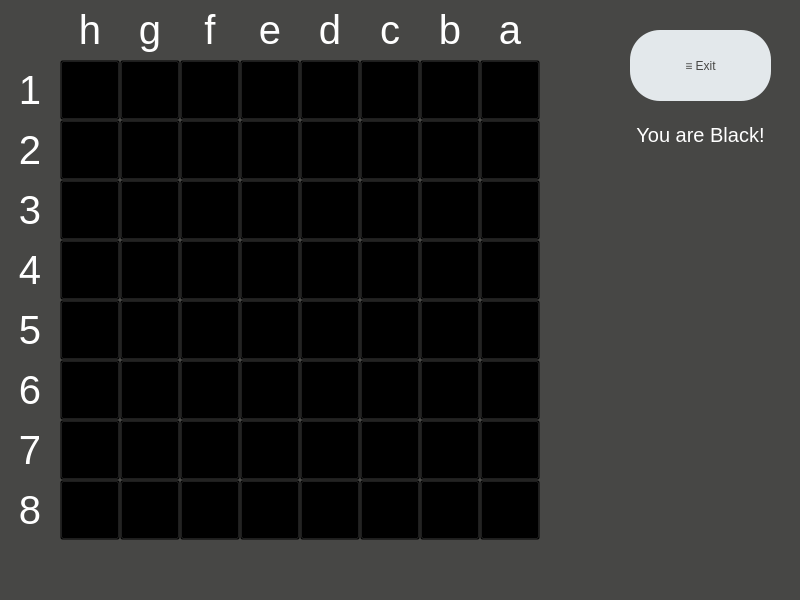
<?xml version="1.0" encoding="UTF-8"?>
<ui version="4.0">
 <class>MainWindow</class>
 <widget class="QMainWindow" name="MainWindow">
  <property name="geometry">
   <rect>
    <x>0</x>
    <y>0</y>
    <width>800</width>
    <height>600</height>
   </rect>
  </property>
  <property name="windowTitle">
   <string>MainWindow</string>
  </property>
  <property name="styleSheet">
   <string notr="true">background-color: rgb(71, 71, 69);</string>
  </property>
  <widget class="QWidget" name="centralwidget">
   <widget class="QPushButton" name="more_button">
    <property name="geometry">
     <rect>
      <x>630</x>
      <y>30</y>
      <width>141</width>
      <height>71</height>
     </rect>
    </property>
    <property name="styleSheet">
     <string notr="true">border-radius:30px;
font: 20pt &quot;MS Shell Dlg 2&quot;;
color: rgb(71, 71, 69);
background-color: rgb(227, 232, 235);</string>
    </property>
    <property name="text">
     <string>≡ Exit</string>
    </property>
   </widget>
   <widget class="QPushButton" name="a8">
    <property name="geometry">
     <rect>
      <x>480</x>
      <y>480</y>
      <width>60</width>
      <height>60</height>
     </rect>
    </property>
    <property name="styleSheet">
     <string notr="true">font: 35pt;
background-color: transparent</string>
    </property>
    <property name="text">
     <string/>
    </property>
   </widget>
   <widget class="QPushButton" name="b8">
    <property name="geometry">
     <rect>
      <x>420</x>
      <y>480</y>
      <width>60</width>
      <height>60</height>
     </rect>
    </property>
    <property name="styleSheet">
     <string notr="true">font: 35pt;
background-color: transparent</string>
    </property>
    <property name="text">
     <string/>
    </property>
   </widget>
   <widget class="QPushButton" name="d8">
    <property name="geometry">
     <rect>
      <x>300</x>
      <y>480</y>
      <width>60</width>
      <height>60</height>
     </rect>
    </property>
    <property name="styleSheet">
     <string notr="true">font: 35pt;
background-color: transparent</string>
    </property>
    <property name="text">
     <string/>
    </property>
   </widget>
   <widget class="QPushButton" name="c8">
    <property name="geometry">
     <rect>
      <x>360</x>
      <y>480</y>
      <width>60</width>
      <height>60</height>
     </rect>
    </property>
    <property name="styleSheet">
     <string notr="true">font: 35pt;
background-color: transparent</string>
    </property>
    <property name="text">
     <string/>
    </property>
   </widget>
   <widget class="QPushButton" name="f8">
    <property name="geometry">
     <rect>
      <x>180</x>
      <y>480</y>
      <width>60</width>
      <height>60</height>
     </rect>
    </property>
    <property name="styleSheet">
     <string notr="true">font: 35pt;
background-color: transparent</string>
    </property>
    <property name="text">
     <string/>
    </property>
   </widget>
   <widget class="QPushButton" name="e8">
    <property name="geometry">
     <rect>
      <x>240</x>
      <y>480</y>
      <width>60</width>
      <height>60</height>
     </rect>
    </property>
    <property name="styleSheet">
     <string notr="true">font: 35pt;
background-color: transparent</string>
    </property>
    <property name="text">
     <string/>
    </property>
   </widget>
   <widget class="QPushButton" name="h8">
    <property name="geometry">
     <rect>
      <x>60</x>
      <y>480</y>
      <width>60</width>
      <height>60</height>
     </rect>
    </property>
    <property name="styleSheet">
     <string notr="true">font: 35pt;
background-color: transparent</string>
    </property>
    <property name="text">
     <string/>
    </property>
   </widget>
   <widget class="QPushButton" name="g8">
    <property name="geometry">
     <rect>
      <x>120</x>
      <y>480</y>
      <width>60</width>
      <height>60</height>
     </rect>
    </property>
    <property name="styleSheet">
     <string notr="true">font: 35pt;
background-color: transparent</string>
    </property>
    <property name="text">
     <string/>
    </property>
   </widget>
   <widget class="QPushButton" name="f7">
    <property name="geometry">
     <rect>
      <x>180</x>
      <y>420</y>
      <width>60</width>
      <height>60</height>
     </rect>
    </property>
    <property name="styleSheet">
     <string notr="true">font: 35pt;
background-color: transparent</string>
    </property>
    <property name="text">
     <string/>
    </property>
   </widget>
   <widget class="QPushButton" name="b7">
    <property name="geometry">
     <rect>
      <x>420</x>
      <y>420</y>
      <width>60</width>
      <height>60</height>
     </rect>
    </property>
    <property name="styleSheet">
     <string notr="true">font: 35pt;
background-color: transparent</string>
    </property>
    <property name="text">
     <string/>
    </property>
   </widget>
   <widget class="QPushButton" name="a7">
    <property name="geometry">
     <rect>
      <x>480</x>
      <y>420</y>
      <width>60</width>
      <height>60</height>
     </rect>
    </property>
    <property name="styleSheet">
     <string notr="true">font: 35pt;
background-color: transparent</string>
    </property>
    <property name="text">
     <string/>
    </property>
   </widget>
   <widget class="QPushButton" name="d7">
    <property name="geometry">
     <rect>
      <x>300</x>
      <y>420</y>
      <width>60</width>
      <height>60</height>
     </rect>
    </property>
    <property name="styleSheet">
     <string notr="true">font: 35pt;
background-color: transparent</string>
    </property>
    <property name="text">
     <string/>
    </property>
   </widget>
   <widget class="QPushButton" name="g7">
    <property name="geometry">
     <rect>
      <x>120</x>
      <y>420</y>
      <width>60</width>
      <height>60</height>
     </rect>
    </property>
    <property name="styleSheet">
     <string notr="true">font: 35pt;
background-color: transparent</string>
    </property>
    <property name="text">
     <string/>
    </property>
   </widget>
   <widget class="QPushButton" name="e7">
    <property name="geometry">
     <rect>
      <x>240</x>
      <y>420</y>
      <width>60</width>
      <height>60</height>
     </rect>
    </property>
    <property name="styleSheet">
     <string notr="true">font: 35pt;
background-color: transparent</string>
    </property>
    <property name="text">
     <string/>
    </property>
   </widget>
   <widget class="QPushButton" name="h7">
    <property name="geometry">
     <rect>
      <x>60</x>
      <y>420</y>
      <width>60</width>
      <height>60</height>
     </rect>
    </property>
    <property name="styleSheet">
     <string notr="true">font: 35pt;
background-color: transparent</string>
    </property>
    <property name="text">
     <string/>
    </property>
   </widget>
   <widget class="QPushButton" name="c7">
    <property name="geometry">
     <rect>
      <x>360</x>
      <y>420</y>
      <width>60</width>
      <height>60</height>
     </rect>
    </property>
    <property name="styleSheet">
     <string notr="true">font: 35pt;
background-color: transparent</string>
    </property>
    <property name="text">
     <string/>
    </property>
   </widget>
   <widget class="QPushButton" name="d1">
    <property name="geometry">
     <rect>
      <x>300</x>
      <y>60</y>
      <width>60</width>
      <height>60</height>
     </rect>
    </property>
    <property name="styleSheet">
     <string notr="true">font: 35pt;
background-color: transparent</string>
    </property>
    <property name="text">
     <string/>
    </property>
   </widget>
   <widget class="QPushButton" name="e1">
    <property name="geometry">
     <rect>
      <x>240</x>
      <y>60</y>
      <width>60</width>
      <height>60</height>
     </rect>
    </property>
    <property name="styleSheet">
     <string notr="true">font: 35pt;
background-color: transparent</string>
    </property>
    <property name="text">
     <string/>
    </property>
   </widget>
   <widget class="QPushButton" name="c2">
    <property name="geometry">
     <rect>
      <x>360</x>
      <y>120</y>
      <width>60</width>
      <height>60</height>
     </rect>
    </property>
    <property name="styleSheet">
     <string notr="true">font: 35pt;
background-color: transparent</string>
    </property>
    <property name="text">
     <string/>
    </property>
   </widget>
   <widget class="QPushButton" name="b2">
    <property name="geometry">
     <rect>
      <x>420</x>
      <y>120</y>
      <width>60</width>
      <height>60</height>
     </rect>
    </property>
    <property name="styleSheet">
     <string notr="true">font: 35pt;
background-color: transparent</string>
    </property>
    <property name="text">
     <string/>
    </property>
   </widget>
   <widget class="QPushButton" name="f2">
    <property name="geometry">
     <rect>
      <x>180</x>
      <y>120</y>
      <width>60</width>
      <height>60</height>
     </rect>
    </property>
    <property name="styleSheet">
     <string notr="true">font: 35pt;
background-color: transparent</string>
    </property>
    <property name="text">
     <string/>
    </property>
   </widget>
   <widget class="QPushButton" name="d2">
    <property name="geometry">
     <rect>
      <x>300</x>
      <y>120</y>
      <width>60</width>
      <height>60</height>
     </rect>
    </property>
    <property name="styleSheet">
     <string notr="true">font: 35pt;
background-color: transparent</string>
    </property>
    <property name="text">
     <string/>
    </property>
   </widget>
   <widget class="QPushButton" name="g2">
    <property name="geometry">
     <rect>
      <x>120</x>
      <y>120</y>
      <width>60</width>
      <height>60</height>
     </rect>
    </property>
    <property name="styleSheet">
     <string notr="true">font: 35pt;
background-color: transparent</string>
    </property>
    <property name="text">
     <string/>
    </property>
   </widget>
   <widget class="QPushButton" name="a2">
    <property name="geometry">
     <rect>
      <x>480</x>
      <y>120</y>
      <width>60</width>
      <height>60</height>
     </rect>
    </property>
    <property name="styleSheet">
     <string notr="true">font: 35pt;
background-color: transparent</string>
    </property>
    <property name="text">
     <string/>
    </property>
   </widget>
   <widget class="QPushButton" name="e2">
    <property name="geometry">
     <rect>
      <x>240</x>
      <y>120</y>
      <width>60</width>
      <height>60</height>
     </rect>
    </property>
    <property name="styleSheet">
     <string notr="true">font: 35pt;
background-color: transparent</string>
    </property>
    <property name="text">
     <string/>
    </property>
   </widget>
   <widget class="QPushButton" name="b1">
    <property name="geometry">
     <rect>
      <x>420</x>
      <y>60</y>
      <width>60</width>
      <height>60</height>
     </rect>
    </property>
    <property name="styleSheet">
     <string notr="true">font: 35pt;
background-color: transparent</string>
    </property>
    <property name="text">
     <string/>
    </property>
   </widget>
   <widget class="QPushButton" name="c1">
    <property name="geometry">
     <rect>
      <x>360</x>
      <y>60</y>
      <width>60</width>
      <height>60</height>
     </rect>
    </property>
    <property name="styleSheet">
     <string notr="true">font: 35pt;
background-color: transparent</string>
    </property>
    <property name="text">
     <string/>
    </property>
   </widget>
   <widget class="QPushButton" name="g1">
    <property name="geometry">
     <rect>
      <x>120</x>
      <y>60</y>
      <width>60</width>
      <height>60</height>
     </rect>
    </property>
    <property name="styleSheet">
     <string notr="true">font: 35pt;
background-color: transparent</string>
    </property>
    <property name="text">
     <string/>
    </property>
   </widget>
   <widget class="QPushButton" name="f1">
    <property name="geometry">
     <rect>
      <x>180</x>
      <y>60</y>
      <width>60</width>
      <height>60</height>
     </rect>
    </property>
    <property name="styleSheet">
     <string notr="true">font: 35pt;
background-color: transparent</string>
    </property>
    <property name="text">
     <string/>
    </property>
   </widget>
   <widget class="QPushButton" name="h2">
    <property name="geometry">
     <rect>
      <x>60</x>
      <y>120</y>
      <width>60</width>
      <height>60</height>
     </rect>
    </property>
    <property name="styleSheet">
     <string notr="true">font: 35pt;
background-color: transparent</string>
    </property>
    <property name="text">
     <string/>
    </property>
   </widget>
   <widget class="QPushButton" name="a1">
    <property name="geometry">
     <rect>
      <x>480</x>
      <y>60</y>
      <width>60</width>
      <height>60</height>
     </rect>
    </property>
    <property name="styleSheet">
     <string notr="true">font: 35pt;
background-color: transparent</string>
    </property>
    <property name="text">
     <string/>
    </property>
   </widget>
   <widget class="QPushButton" name="h1">
    <property name="geometry">
     <rect>
      <x>60</x>
      <y>60</y>
      <width>60</width>
      <height>60</height>
     </rect>
    </property>
    <property name="styleSheet">
     <string notr="true">font: 35pt;
background-color: transparent</string>
    </property>
    <property name="text">
     <string/>
    </property>
   </widget>
   <widget class="QPushButton" name="b6">
    <property name="geometry">
     <rect>
      <x>420</x>
      <y>360</y>
      <width>60</width>
      <height>60</height>
     </rect>
    </property>
    <property name="styleSheet">
     <string notr="true">font: 35pt;
background-color: transparent</string>
    </property>
    <property name="text">
     <string/>
    </property>
   </widget>
   <widget class="QPushButton" name="f6">
    <property name="geometry">
     <rect>
      <x>180</x>
      <y>360</y>
      <width>60</width>
      <height>60</height>
     </rect>
    </property>
    <property name="styleSheet">
     <string notr="true">font: 35pt;
background-color: transparent</string>
    </property>
    <property name="text">
     <string/>
    </property>
   </widget>
   <widget class="QPushButton" name="d6">
    <property name="geometry">
     <rect>
      <x>300</x>
      <y>360</y>
      <width>60</width>
      <height>60</height>
     </rect>
    </property>
    <property name="styleSheet">
     <string notr="true">font: 35pt;
background-color: transparent</string>
    </property>
    <property name="text">
     <string/>
    </property>
   </widget>
   <widget class="QPushButton" name="h6">
    <property name="geometry">
     <rect>
      <x>60</x>
      <y>360</y>
      <width>60</width>
      <height>60</height>
     </rect>
    </property>
    <property name="styleSheet">
     <string notr="true">font: 35pt;
background-color: transparent</string>
    </property>
    <property name="text">
     <string/>
    </property>
   </widget>
   <widget class="QPushButton" name="a6">
    <property name="geometry">
     <rect>
      <x>480</x>
      <y>360</y>
      <width>60</width>
      <height>60</height>
     </rect>
    </property>
    <property name="styleSheet">
     <string notr="true">font: 35pt;
background-color: transparent</string>
    </property>
    <property name="text">
     <string/>
    </property>
   </widget>
   <widget class="QPushButton" name="c6">
    <property name="geometry">
     <rect>
      <x>360</x>
      <y>360</y>
      <width>60</width>
      <height>60</height>
     </rect>
    </property>
    <property name="styleSheet">
     <string notr="true">font: 35pt;
background-color: transparent</string>
    </property>
    <property name="text">
     <string/>
    </property>
   </widget>
   <widget class="QPushButton" name="e6">
    <property name="geometry">
     <rect>
      <x>240</x>
      <y>360</y>
      <width>60</width>
      <height>60</height>
     </rect>
    </property>
    <property name="styleSheet">
     <string notr="true">font: 35pt;
background-color: transparent</string>
    </property>
    <property name="text">
     <string/>
    </property>
   </widget>
   <widget class="QPushButton" name="g6">
    <property name="geometry">
     <rect>
      <x>120</x>
      <y>360</y>
      <width>60</width>
      <height>60</height>
     </rect>
    </property>
    <property name="styleSheet">
     <string notr="true">font: 35pt;
background-color: transparent</string>
    </property>
    <property name="text">
     <string/>
    </property>
   </widget>
   <widget class="QPushButton" name="b5">
    <property name="geometry">
     <rect>
      <x>420</x>
      <y>300</y>
      <width>60</width>
      <height>60</height>
     </rect>
    </property>
    <property name="styleSheet">
     <string notr="true">font: 35pt;
background-color: transparent</string>
    </property>
    <property name="text">
     <string/>
    </property>
   </widget>
   <widget class="QPushButton" name="f5">
    <property name="geometry">
     <rect>
      <x>180</x>
      <y>300</y>
      <width>60</width>
      <height>60</height>
     </rect>
    </property>
    <property name="styleSheet">
     <string notr="true">font: 35pt;
background-color: transparent</string>
    </property>
    <property name="text">
     <string/>
    </property>
   </widget>
   <widget class="QPushButton" name="e5">
    <property name="geometry">
     <rect>
      <x>240</x>
      <y>300</y>
      <width>60</width>
      <height>60</height>
     </rect>
    </property>
    <property name="styleSheet">
     <string notr="true">font: 35pt;
background-color: transparent</string>
    </property>
    <property name="text">
     <string/>
    </property>
   </widget>
   <widget class="QPushButton" name="d5">
    <property name="geometry">
     <rect>
      <x>300</x>
      <y>300</y>
      <width>60</width>
      <height>60</height>
     </rect>
    </property>
    <property name="styleSheet">
     <string notr="true">font: 35pt;
background-color: transparent</string>
    </property>
    <property name="text">
     <string/>
    </property>
   </widget>
   <widget class="QPushButton" name="g5">
    <property name="geometry">
     <rect>
      <x>120</x>
      <y>300</y>
      <width>60</width>
      <height>60</height>
     </rect>
    </property>
    <property name="styleSheet">
     <string notr="true">font: 35pt;
background-color: transparent</string>
    </property>
    <property name="text">
     <string/>
    </property>
   </widget>
   <widget class="QPushButton" name="h5">
    <property name="geometry">
     <rect>
      <x>60</x>
      <y>300</y>
      <width>60</width>
      <height>60</height>
     </rect>
    </property>
    <property name="styleSheet">
     <string notr="true">font: 35pt;
background-color: transparent</string>
    </property>
    <property name="text">
     <string/>
    </property>
   </widget>
   <widget class="QPushButton" name="a5">
    <property name="geometry">
     <rect>
      <x>480</x>
      <y>300</y>
      <width>60</width>
      <height>60</height>
     </rect>
    </property>
    <property name="styleSheet">
     <string notr="true">font: 35pt;
background-color: transparent</string>
    </property>
    <property name="text">
     <string/>
    </property>
   </widget>
   <widget class="QPushButton" name="c5">
    <property name="geometry">
     <rect>
      <x>360</x>
      <y>300</y>
      <width>60</width>
      <height>60</height>
     </rect>
    </property>
    <property name="styleSheet">
     <string notr="true">font: 35pt;
background-color: transparent</string>
    </property>
    <property name="text">
     <string/>
    </property>
   </widget>
   <widget class="QPushButton" name="b4">
    <property name="geometry">
     <rect>
      <x>420</x>
      <y>240</y>
      <width>60</width>
      <height>60</height>
     </rect>
    </property>
    <property name="styleSheet">
     <string notr="true">font: 35pt;
background-color: transparent</string>
    </property>
    <property name="text">
     <string/>
    </property>
   </widget>
   <widget class="QPushButton" name="f4">
    <property name="geometry">
     <rect>
      <x>180</x>
      <y>240</y>
      <width>60</width>
      <height>60</height>
     </rect>
    </property>
    <property name="styleSheet">
     <string notr="true">font: 35pt;
background-color: transparent</string>
    </property>
    <property name="text">
     <string/>
    </property>
   </widget>
   <widget class="QPushButton" name="f3">
    <property name="geometry">
     <rect>
      <x>180</x>
      <y>180</y>
      <width>60</width>
      <height>60</height>
     </rect>
    </property>
    <property name="styleSheet">
     <string notr="true">font: 35pt;
background-color: transparent</string>
    </property>
    <property name="text">
     <string/>
    </property>
   </widget>
   <widget class="QPushButton" name="c3">
    <property name="geometry">
     <rect>
      <x>360</x>
      <y>180</y>
      <width>60</width>
      <height>60</height>
     </rect>
    </property>
    <property name="styleSheet">
     <string notr="true">font: 35pt;
background-color: transparent</string>
    </property>
    <property name="text">
     <string/>
    </property>
   </widget>
   <widget class="QPushButton" name="e3">
    <property name="geometry">
     <rect>
      <x>240</x>
      <y>180</y>
      <width>60</width>
      <height>60</height>
     </rect>
    </property>
    <property name="styleSheet">
     <string notr="true">font: 35pt;
background-color: transparent</string>
    </property>
    <property name="text">
     <string/>
    </property>
   </widget>
   <widget class="QPushButton" name="d3">
    <property name="geometry">
     <rect>
      <x>300</x>
      <y>180</y>
      <width>60</width>
      <height>60</height>
     </rect>
    </property>
    <property name="styleSheet">
     <string notr="true">font: 35pt;
background-color: transparent</string>
    </property>
    <property name="text">
     <string/>
    </property>
   </widget>
   <widget class="QPushButton" name="e4">
    <property name="geometry">
     <rect>
      <x>240</x>
      <y>240</y>
      <width>60</width>
      <height>60</height>
     </rect>
    </property>
    <property name="styleSheet">
     <string notr="true">font: 35pt;
background-color: transparent</string>
    </property>
    <property name="text">
     <string/>
    </property>
   </widget>
   <widget class="QPushButton" name="d4">
    <property name="geometry">
     <rect>
      <x>300</x>
      <y>240</y>
      <width>60</width>
      <height>60</height>
     </rect>
    </property>
    <property name="styleSheet">
     <string notr="true">font: 35pt;
background-color: transparent</string>
    </property>
    <property name="text">
     <string/>
    </property>
   </widget>
   <widget class="QPushButton" name="g4">
    <property name="geometry">
     <rect>
      <x>120</x>
      <y>240</y>
      <width>60</width>
      <height>60</height>
     </rect>
    </property>
    <property name="styleSheet">
     <string notr="true">font: 35pt;
background-color: transparent</string>
    </property>
    <property name="text">
     <string/>
    </property>
   </widget>
   <widget class="QPushButton" name="g3">
    <property name="geometry">
     <rect>
      <x>120</x>
      <y>180</y>
      <width>60</width>
      <height>60</height>
     </rect>
    </property>
    <property name="styleSheet">
     <string notr="true">font: 35pt;
background-color: transparent</string>
    </property>
    <property name="text">
     <string/>
    </property>
   </widget>
   <widget class="QPushButton" name="h4">
    <property name="geometry">
     <rect>
      <x>60</x>
      <y>240</y>
      <width>60</width>
      <height>60</height>
     </rect>
    </property>
    <property name="styleSheet">
     <string notr="true">font: 35pt;
background-color: transparent</string>
    </property>
    <property name="text">
     <string/>
    </property>
   </widget>
   <widget class="QPushButton" name="a4">
    <property name="geometry">
     <rect>
      <x>480</x>
      <y>240</y>
      <width>60</width>
      <height>60</height>
     </rect>
    </property>
    <property name="styleSheet">
     <string notr="true">font: 35pt;
background-color: transparent</string>
    </property>
    <property name="text">
     <string/>
    </property>
   </widget>
   <widget class="QPushButton" name="b3">
    <property name="geometry">
     <rect>
      <x>420</x>
      <y>180</y>
      <width>60</width>
      <height>60</height>
     </rect>
    </property>
    <property name="styleSheet">
     <string notr="true">font: 35pt;
background-color: transparent</string>
    </property>
    <property name="text">
     <string/>
    </property>
   </widget>
   <widget class="QPushButton" name="h3">
    <property name="geometry">
     <rect>
      <x>60</x>
      <y>180</y>
      <width>60</width>
      <height>60</height>
     </rect>
    </property>
    <property name="styleSheet">
     <string notr="true">font: 35pt;
background-color: transparent</string>
    </property>
    <property name="text">
     <string/>
    </property>
   </widget>
   <widget class="QPushButton" name="c4">
    <property name="geometry">
     <rect>
      <x>360</x>
      <y>240</y>
      <width>60</width>
      <height>60</height>
     </rect>
    </property>
    <property name="styleSheet">
     <string notr="true">font: 35pt;
background-color: transparent</string>
    </property>
    <property name="text">
     <string/>
    </property>
   </widget>
   <widget class="QPushButton" name="a3">
    <property name="geometry">
     <rect>
      <x>480</x>
      <y>180</y>
      <width>60</width>
      <height>60</height>
     </rect>
    </property>
    <property name="styleSheet">
     <string notr="true">font: 35pt;
background-color: transparent</string>
    </property>
    <property name="text">
     <string/>
    </property>
   </widget>
   <widget class="QLabel" name="background">
    <property name="geometry">
     <rect>
      <x>0</x>
      <y>0</y>
      <width>600</width>
      <height>600</height>
     </rect>
    </property>
    <property name="styleSheet">
     <string notr="true"/>
    </property>
    <property name="text">
     <string/>
    </property>
    <property name="pixmap">
     <pixmap>:/Prefix/daskjdhaskj.png</pixmap>
    </property>
    <property name="scaledContents">
     <bool>true</bool>
    </property>
   </widget>
   <widget class="QLabel" name="label">
    <property name="geometry">
     <rect>
      <x>60</x>
      <y>0</y>
      <width>60</width>
      <height>60</height>
     </rect>
    </property>
    <property name="styleSheet">
     <string notr="true">font: 30pt;
color: rgb(255, 255, 255);
background-color: transparent</string>
    </property>
    <property name="text">
     <string>&lt;html&gt;&lt;head/&gt;&lt;body&gt;&lt;p align=&quot;center&quot;&gt;h&lt;/p&gt;&lt;/body&gt;&lt;/html&gt;</string>
    </property>
   </widget>
   <widget class="QLabel" name="label_2">
    <property name="geometry">
     <rect>
      <x>120</x>
      <y>0</y>
      <width>60</width>
      <height>60</height>
     </rect>
    </property>
    <property name="styleSheet">
     <string notr="true">font: 30pt;
color: rgb(255, 255, 255);
background-color: transparent</string>
    </property>
    <property name="text">
     <string>&lt;html&gt;&lt;head/&gt;&lt;body&gt;&lt;p align=&quot;center&quot;&gt;g&lt;/p&gt;&lt;/body&gt;&lt;/html&gt;</string>
    </property>
   </widget>
   <widget class="QLabel" name="label_3">
    <property name="geometry">
     <rect>
      <x>180</x>
      <y>0</y>
      <width>60</width>
      <height>60</height>
     </rect>
    </property>
    <property name="styleSheet">
     <string notr="true">font: 30pt;
color: rgb(255, 255, 255);
background-color: transparent</string>
    </property>
    <property name="text">
     <string>&lt;html&gt;&lt;head/&gt;&lt;body&gt;&lt;p align=&quot;center&quot;&gt;f&lt;/p&gt;&lt;/body&gt;&lt;/html&gt;</string>
    </property>
   </widget>
   <widget class="QLabel" name="label_4">
    <property name="geometry">
     <rect>
      <x>240</x>
      <y>0</y>
      <width>60</width>
      <height>60</height>
     </rect>
    </property>
    <property name="styleSheet">
     <string notr="true">font: 30pt;
color: rgb(255, 255, 255);
background-color: transparent</string>
    </property>
    <property name="text">
     <string>&lt;html&gt;&lt;head/&gt;&lt;body&gt;&lt;p align=&quot;center&quot;&gt;e&lt;/p&gt;&lt;/body&gt;&lt;/html&gt;</string>
    </property>
   </widget>
   <widget class="QLabel" name="label_5">
    <property name="geometry">
     <rect>
      <x>300</x>
      <y>0</y>
      <width>60</width>
      <height>60</height>
     </rect>
    </property>
    <property name="styleSheet">
     <string notr="true">font: 30pt;
color: rgb(255, 255, 255);
background-color: transparent</string>
    </property>
    <property name="text">
     <string>&lt;html&gt;&lt;head/&gt;&lt;body&gt;&lt;p align=&quot;center&quot;&gt;d&lt;/p&gt;&lt;/body&gt;&lt;/html&gt;</string>
    </property>
   </widget>
   <widget class="QLabel" name="label_6">
    <property name="geometry">
     <rect>
      <x>360</x>
      <y>0</y>
      <width>60</width>
      <height>60</height>
     </rect>
    </property>
    <property name="styleSheet">
     <string notr="true">font: 30pt;
color: rgb(255, 255, 255);
background-color: transparent</string>
    </property>
    <property name="text">
     <string>&lt;html&gt;&lt;head/&gt;&lt;body&gt;&lt;p align=&quot;center&quot;&gt;c&lt;/p&gt;&lt;/body&gt;&lt;/html&gt;</string>
    </property>
   </widget>
   <widget class="QLabel" name="label_7">
    <property name="geometry">
     <rect>
      <x>420</x>
      <y>0</y>
      <width>60</width>
      <height>60</height>
     </rect>
    </property>
    <property name="styleSheet">
     <string notr="true">font: 30pt;
color: rgb(255, 255, 255);
background-color: transparent</string>
    </property>
    <property name="text">
     <string>&lt;html&gt;&lt;head/&gt;&lt;body&gt;&lt;p align=&quot;center&quot;&gt;b&lt;/p&gt;&lt;/body&gt;&lt;/html&gt;</string>
    </property>
   </widget>
   <widget class="QLabel" name="label_8">
    <property name="geometry">
     <rect>
      <x>480</x>
      <y>0</y>
      <width>60</width>
      <height>60</height>
     </rect>
    </property>
    <property name="styleSheet">
     <string notr="true">font: 30pt;
color: rgb(255, 255, 255);
background-color: transparent</string>
    </property>
    <property name="text">
     <string>&lt;html&gt;&lt;head/&gt;&lt;body&gt;&lt;p align=&quot;center&quot;&gt;a&lt;/p&gt;&lt;/body&gt;&lt;/html&gt;</string>
    </property>
   </widget>
   <widget class="QLabel" name="label_10">
    <property name="geometry">
     <rect>
      <x>0</x>
      <y>120</y>
      <width>60</width>
      <height>60</height>
     </rect>
    </property>
    <property name="styleSheet">
     <string notr="true">font: 30pt;
color: rgb(255, 255, 255);
background-color: transparent</string>
    </property>
    <property name="text">
     <string>&lt;html&gt;&lt;head/&gt;&lt;body&gt;&lt;p align=&quot;center&quot;&gt;2&lt;/p&gt;&lt;/body&gt;&lt;/html&gt;</string>
    </property>
   </widget>
   <widget class="QLabel" name="label_11">
    <property name="geometry">
     <rect>
      <x>0</x>
      <y>180</y>
      <width>60</width>
      <height>60</height>
     </rect>
    </property>
    <property name="styleSheet">
     <string notr="true">font: 30pt;
color: rgb(255, 255, 255);
background-color: transparent</string>
    </property>
    <property name="text">
     <string>&lt;html&gt;&lt;head/&gt;&lt;body&gt;&lt;p align=&quot;center&quot;&gt;3&lt;/p&gt;&lt;/body&gt;&lt;/html&gt;</string>
    </property>
   </widget>
   <widget class="QLabel" name="label_12">
    <property name="geometry">
     <rect>
      <x>0</x>
      <y>240</y>
      <width>60</width>
      <height>60</height>
     </rect>
    </property>
    <property name="styleSheet">
     <string notr="true">font: 30pt;
color: rgb(255, 255, 255);
background-color: transparent</string>
    </property>
    <property name="text">
     <string>&lt;html&gt;&lt;head/&gt;&lt;body&gt;&lt;p align=&quot;center&quot;&gt;4&lt;/p&gt;&lt;/body&gt;&lt;/html&gt;</string>
    </property>
   </widget>
   <widget class="QLabel" name="label_13">
    <property name="geometry">
     <rect>
      <x>0</x>
      <y>300</y>
      <width>60</width>
      <height>60</height>
     </rect>
    </property>
    <property name="styleSheet">
     <string notr="true">font: 30pt;
color: rgb(255, 255, 255);
background-color: transparent</string>
    </property>
    <property name="text">
     <string>&lt;html&gt;&lt;head/&gt;&lt;body&gt;&lt;p align=&quot;center&quot;&gt;5&lt;/p&gt;&lt;/body&gt;&lt;/html&gt;</string>
    </property>
   </widget>
   <widget class="QLabel" name="label_14">
    <property name="geometry">
     <rect>
      <x>0</x>
      <y>360</y>
      <width>60</width>
      <height>60</height>
     </rect>
    </property>
    <property name="styleSheet">
     <string notr="true">font: 30pt;
color: rgb(255, 255, 255);
background-color: transparent</string>
    </property>
    <property name="text">
     <string>&lt;html&gt;&lt;head/&gt;&lt;body&gt;&lt;p align=&quot;center&quot;&gt;6&lt;/p&gt;&lt;/body&gt;&lt;/html&gt;</string>
    </property>
   </widget>
   <widget class="QLabel" name="label_15">
    <property name="geometry">
     <rect>
      <x>0</x>
      <y>420</y>
      <width>60</width>
      <height>60</height>
     </rect>
    </property>
    <property name="styleSheet">
     <string notr="true">font: 30pt;
color: rgb(255, 255, 255);
background-color: transparent</string>
    </property>
    <property name="text">
     <string>&lt;html&gt;&lt;head/&gt;&lt;body&gt;&lt;p align=&quot;center&quot;&gt;7&lt;/p&gt;&lt;/body&gt;&lt;/html&gt;</string>
    </property>
   </widget>
   <widget class="QLabel" name="label_16">
    <property name="geometry">
     <rect>
      <x>0</x>
      <y>480</y>
      <width>60</width>
      <height>60</height>
     </rect>
    </property>
    <property name="styleSheet">
     <string notr="true">font: 30pt;
color: rgb(255, 255, 255);
background-color: transparent</string>
    </property>
    <property name="text">
     <string>&lt;html&gt;&lt;head/&gt;&lt;body&gt;&lt;p align=&quot;center&quot;&gt;8&lt;/p&gt;&lt;/body&gt;&lt;/html&gt;</string>
    </property>
   </widget>
   <widget class="QLabel" name="label_9">
    <property name="geometry">
     <rect>
      <x>0</x>
      <y>60</y>
      <width>60</width>
      <height>60</height>
     </rect>
    </property>
    <property name="styleSheet">
     <string notr="true">font: 30pt;
color: rgb(255, 255, 255);
background-color: transparent</string>
    </property>
    <property name="text">
     <string>&lt;html&gt;&lt;head/&gt;&lt;body&gt;&lt;p align=&quot;center&quot;&gt;1&lt;/p&gt;&lt;/body&gt;&lt;/html&gt;</string>
    </property>
   </widget>
   <widget class="QLabel" name="label_17">
    <property name="geometry">
     <rect>
      <x>630</x>
      <y>120</y>
      <width>141</width>
      <height>31</height>
     </rect>
    </property>
    <property name="styleSheet">
     <string notr="true">font: 15pt;
color: rgb(255, 255, 255);
background-color: transparent</string>
    </property>
    <property name="text">
     <string>&lt;html&gt;&lt;head/&gt;&lt;body&gt;&lt;p align=&quot;center&quot;&gt;You are Black!&lt;/p&gt;&lt;/body&gt;&lt;/html&gt;</string>
    </property>
   </widget>
   <zorder>background</zorder>
   <zorder>more_button</zorder>
   <zorder>a8</zorder>
   <zorder>b8</zorder>
   <zorder>d8</zorder>
   <zorder>c8</zorder>
   <zorder>f8</zorder>
   <zorder>e8</zorder>
   <zorder>h8</zorder>
   <zorder>g8</zorder>
   <zorder>f7</zorder>
   <zorder>b7</zorder>
   <zorder>a7</zorder>
   <zorder>d7</zorder>
   <zorder>g7</zorder>
   <zorder>e7</zorder>
   <zorder>h7</zorder>
   <zorder>c7</zorder>
   <zorder>d1</zorder>
   <zorder>e1</zorder>
   <zorder>c2</zorder>
   <zorder>b2</zorder>
   <zorder>f2</zorder>
   <zorder>d2</zorder>
   <zorder>g2</zorder>
   <zorder>a2</zorder>
   <zorder>e2</zorder>
   <zorder>b1</zorder>
   <zorder>c1</zorder>
   <zorder>g1</zorder>
   <zorder>f1</zorder>
   <zorder>h2</zorder>
   <zorder>a1</zorder>
   <zorder>h1</zorder>
   <zorder>b6</zorder>
   <zorder>f6</zorder>
   <zorder>d6</zorder>
   <zorder>h6</zorder>
   <zorder>a6</zorder>
   <zorder>c6</zorder>
   <zorder>e6</zorder>
   <zorder>g6</zorder>
   <zorder>b5</zorder>
   <zorder>f5</zorder>
   <zorder>e5</zorder>
   <zorder>d5</zorder>
   <zorder>g5</zorder>
   <zorder>h5</zorder>
   <zorder>a5</zorder>
   <zorder>c5</zorder>
   <zorder>b4</zorder>
   <zorder>f4</zorder>
   <zorder>f3</zorder>
   <zorder>c3</zorder>
   <zorder>e3</zorder>
   <zorder>d3</zorder>
   <zorder>e4</zorder>
   <zorder>d4</zorder>
   <zorder>g4</zorder>
   <zorder>g3</zorder>
   <zorder>h4</zorder>
   <zorder>a4</zorder>
   <zorder>b3</zorder>
   <zorder>h3</zorder>
   <zorder>c4</zorder>
   <zorder>a3</zorder>
   <zorder>label</zorder>
   <zorder>label_2</zorder>
   <zorder>label_3</zorder>
   <zorder>label_4</zorder>
   <zorder>label_5</zorder>
   <zorder>label_6</zorder>
   <zorder>label_7</zorder>
   <zorder>label_8</zorder>
   <zorder>label_10</zorder>
   <zorder>label_11</zorder>
   <zorder>label_12</zorder>
   <zorder>label_13</zorder>
   <zorder>label_14</zorder>
   <zorder>label_15</zorder>
   <zorder>label_16</zorder>
   <zorder>label_9</zorder>
   <zorder>label_17</zorder>
  </widget>
 </widget>
 <resources>
  <include location="resoursefiles.qrc"/>
 </resources>
 <connections/>
</ui>
